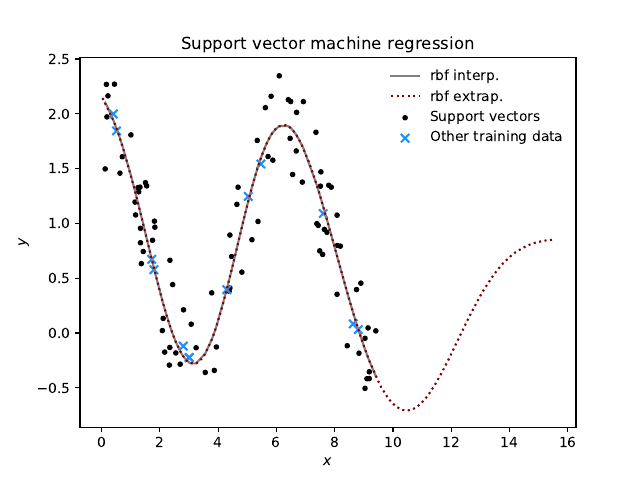

This figure's Python source:
import numpy as np
from sklearn.svm import SVR
import matplotlib.pyplot as plt

#Generate datapoins
N = 100
X = np.sort(3.0*np.pi*np.random.rand(N,1),axis=0)
y = np.cos(X).flatten()

#Fluctuate data
y += (1.37-np.random.rand(N))

#Define the model
kernelstr='rbf'
#kernelstr='poly'  #For comparison, a 3rd degree polynomial would perform worse
if kernelstr=='poly':
    svr = SVR(kernel=kernelstr,C=100,gamma="auto",epsilon=0.1,degree=3,coef0=1)
else:
    svr = SVR(kernel=kernelstr,C=100,gamma=0.1,epsilon=0.1)

#Fit
model = svr.fit(X, y)

#Produce predictions corresponding to values of X
interp = model.predict(X)

#Apply the model prediction on different x-values, also extrapolation,
#illustrating model behavior outside the training region
X2 = np.sort(5.0*np.pi*np.random.rand(2*N,1),axis=0)
extrap = model.predict(X2)

#Plot
plt.plot(X, interp,color='gray',  label=kernelstr+' interp.')
plt.plot(X2,extrap,color='maroon',label=kernelstr+' extrap.',linestyle='dotted')
plt.scatter(X[svr.support_],\
            y[svr.support_],\
            marker='.',color='black',label="Support vectors")
plt.scatter(X[np.setdiff1d(np.arange(len(X)), svr.support_)],\
            y[np.setdiff1d(np.arange(len(X)), svr.support_)],\
            marker='x',color='dodgerblue',label="Other training data")
plt.xlabel(r'$x$')
plt.ylabel(r'$y$')
plt.title('Support vector machine regression')
plt.legend(frameon=False)

plt.savefig('support_vector_machine_regression.pdf')
